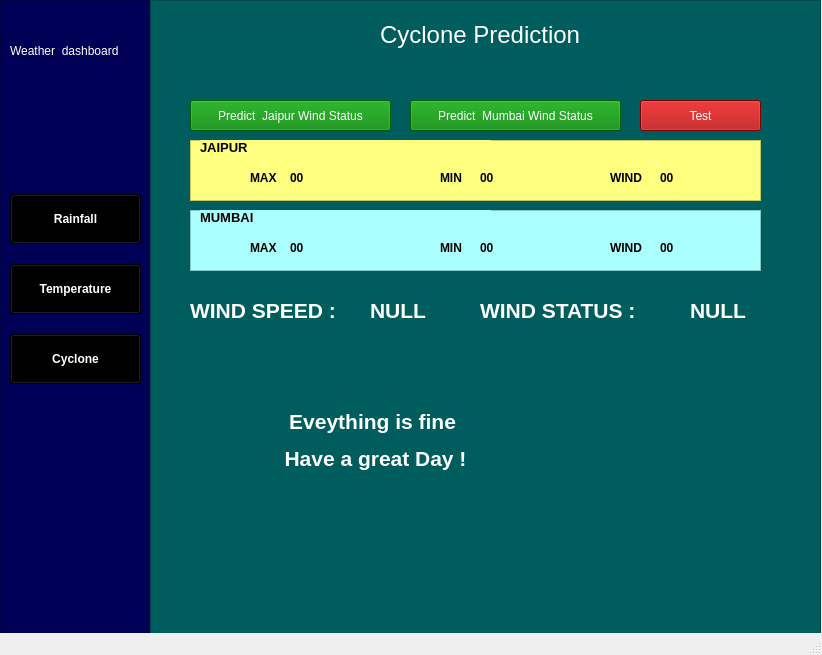
<?xml version="1.0" encoding="UTF-8"?>
<ui version="4.0">
 <class>MainWindow</class>
 <widget class="QMainWindow" name="MainWindow">
  <property name="geometry">
   <rect>
    <x>0</x>
    <y>0</y>
    <width>822</width>
    <height>655</height>
   </rect>
  </property>
  <property name="font">
   <font>
    <underline>false</underline>
   </font>
  </property>
  <property name="contextMenuPolicy">
   <enum>Qt::DefaultContextMenu</enum>
  </property>
  <property name="windowTitle">
   <string>MainWindow</string>
  </property>
  <widget class="QWidget" name="centralwidget">
   <widget class="QFrame" name="frame">
    <property name="geometry">
     <rect>
      <x>0</x>
      <y>0</y>
      <width>151</width>
      <height>641</height>
     </rect>
    </property>
    <property name="styleSheet">
     <string notr="true">background-color: rgb(0, 1, 86);
</string>
    </property>
    <property name="frameShape">
     <enum>QFrame::StyledPanel</enum>
    </property>
    <property name="frameShadow">
     <enum>QFrame::Raised</enum>
    </property>
    <widget class="QLabel" name="label_2">
     <property name="geometry">
      <rect>
       <x>40</x>
       <y>10</y>
       <width>71</width>
       <height>61</height>
      </rect>
     </property>
     <property name="styleSheet">
      <string notr="true"/>
     </property>
     <property name="text">
      <string/>
     </property>
     <property name="pixmap">
      <pixmap>images/logo2.png</pixmap>
     </property>
     <property name="scaledContents">
      <bool>true</bool>
     </property>
    </widget>
    <widget class="QLabel" name="label_3">
     <property name="geometry">
      <rect>
       <x>10</x>
       <y>40</y>
       <width>131</width>
       <height>21</height>
      </rect>
     </property>
     <property name="styleSheet">
      <string notr="true">color: rgb(255, 255, 255);
font: 700 10pt &quot;Segoe UI&quot;;</string>
     </property>
     <property name="text">
      <string>Weather  dashboard</string>
     </property>
    </widget>
   </widget>
   <widget class="QWidget" name="layoutWidget">
    <property name="geometry">
     <rect>
      <x>10</x>
      <y>180</y>
      <width>131</width>
      <height>220</height>
     </rect>
    </property>
    <layout class="QVBoxLayout" name="verticalLayout">
     <item>
      <widget class="QPushButton" name="pushButton">
       <property name="minimumSize">
        <size>
         <width>35</width>
         <height>50</height>
        </size>
       </property>
       <property name="font">
        <font>
         <bold>true</bold>
         <underline>false</underline>
        </font>
       </property>
       <property name="autoFillBackground">
        <bool>false</bool>
       </property>
       <property name="styleSheet">
        <string notr="true">background-color: rgb(0, 0, 0);
color: rgb(255, 255, 255);</string>
       </property>
       <property name="text">
        <string>Rainfall</string>
       </property>
      </widget>
     </item>
     <item>
      <widget class="QPushButton" name="pushButton_2">
       <property name="minimumSize">
        <size>
         <width>35</width>
         <height>50</height>
        </size>
       </property>
       <property name="font">
        <font>
         <bold>true</bold>
         <underline>false</underline>
        </font>
       </property>
       <property name="autoFillBackground">
        <bool>false</bool>
       </property>
       <property name="styleSheet">
        <string notr="true">background-color: rgb(0, 0, 0);
color: rgb(255, 255, 255);</string>
       </property>
       <property name="text">
        <string>Temperature</string>
       </property>
      </widget>
     </item>
     <item>
      <widget class="QPushButton" name="pushButton_4">
       <property name="minimumSize">
        <size>
         <width>35</width>
         <height>50</height>
        </size>
       </property>
       <property name="font">
        <font>
         <bold>true</bold>
         <underline>false</underline>
        </font>
       </property>
       <property name="autoFillBackground">
        <bool>false</bool>
       </property>
       <property name="styleSheet">
        <string notr="true">background-color: rgb(0, 0, 0);
color: rgb(255, 255, 255);</string>
       </property>
       <property name="text">
        <string>Cyclone</string>
       </property>
      </widget>
     </item>
    </layout>
   </widget>
   <widget class="QFrame" name="frame_2">
    <property name="geometry">
     <rect>
      <x>150</x>
      <y>0</y>
      <width>671</width>
      <height>641</height>
     </rect>
    </property>
    <property name="styleSheet">
     <string notr="true">background-color: rgb(0, 93, 93);
</string>
    </property>
    <property name="frameShape">
     <enum>QFrame::StyledPanel</enum>
    </property>
    <property name="frameShadow">
     <enum>QFrame::Raised</enum>
    </property>
    <widget class="QLabel" name="templabel">
     <property name="geometry">
      <rect>
       <x>230</x>
       <y>10</y>
       <width>251</width>
       <height>51</height>
      </rect>
     </property>
     <property name="styleSheet">
      <string notr="true">color: rgb(255, 255, 255);
font: 700 10pt &quot;Segoe UI&quot;;</string>
     </property>
     <property name="text">
      <string>&lt;html&gt;&lt;head/&gt;&lt;body&gt;&lt;p&gt;&lt;span style=&quot; font-size:18pt;&quot;&gt;Cyclone Prediction&lt;/span&gt;&lt;/p&gt;&lt;/body&gt;&lt;/html&gt;</string>
     </property>
    </widget>
    <widget class="QFrame" name="frame_4">
     <property name="geometry">
      <rect>
       <x>40</x>
       <y>140</y>
       <width>571</width>
       <height>61</height>
      </rect>
     </property>
     <property name="autoFillBackground">
      <bool>false</bool>
     </property>
     <property name="styleSheet">
      <string notr="true">background-color: rgb(255, 255, 127);</string>
     </property>
     <property name="frameShape">
      <enum>QFrame::StyledPanel</enum>
     </property>
     <property name="frameShadow">
      <enum>QFrame::Sunken</enum>
     </property>
     <widget class="QLabel" name="label_4">
      <property name="geometry">
       <rect>
        <x>10</x>
        <y>0</y>
        <width>291</width>
        <height>16</height>
       </rect>
      </property>
      <property name="text">
       <string>&lt;html&gt;&lt;head/&gt;&lt;body&gt;&lt;p&gt;&lt;span style=&quot; font-size:10pt; font-weight:700;&quot;&gt;JAIPUR&lt;/span&gt;&lt;/p&gt;&lt;/body&gt;&lt;/html&gt;</string>
      </property>
     </widget>
     <widget class="QLabel" name="label_14">
      <property name="geometry">
       <rect>
        <x>60</x>
        <y>30</y>
        <width>31</width>
        <height>16</height>
       </rect>
      </property>
      <property name="text">
       <string>&lt;html&gt;&lt;head/&gt;&lt;body&gt;&lt;p&gt;&lt;span style=&quot; font-weight:700;&quot;&gt;MAX&lt;/span&gt;&lt;/p&gt;&lt;/body&gt;&lt;/html&gt;</string>
      </property>
     </widget>
     <widget class="QLabel" name="label_15">
      <property name="geometry">
       <rect>
        <x>250</x>
        <y>30</y>
        <width>31</width>
        <height>16</height>
       </rect>
      </property>
      <property name="text">
       <string>&lt;html&gt;&lt;head/&gt;&lt;body&gt;&lt;p&gt;&lt;span style=&quot; font-weight:700;&quot;&gt;MIN&lt;/span&gt;&lt;/p&gt;&lt;/body&gt;&lt;/html&gt;</string>
      </property>
     </widget>
     <widget class="QLabel" name="label_16">
      <property name="geometry">
       <rect>
        <x>420</x>
        <y>30</y>
        <width>41</width>
        <height>16</height>
       </rect>
      </property>
      <property name="text">
       <string>&lt;html&gt;&lt;head/&gt;&lt;body&gt;&lt;p&gt;&lt;span style=&quot; font-weight:700;&quot;&gt;WIND&lt;/span&gt;&lt;/p&gt;&lt;/body&gt;&lt;/html&gt;</string>
      </property>
     </widget>
     <widget class="QLabel" name="jaipurmax">
      <property name="geometry">
       <rect>
        <x>100</x>
        <y>30</y>
        <width>71</width>
        <height>16</height>
       </rect>
      </property>
      <property name="text">
       <string>&lt;html&gt;&lt;head/&gt;&lt;body&gt;&lt;p&gt;&lt;span style=&quot; font-weight:700;&quot;&gt;00&lt;/span&gt;&lt;/p&gt;&lt;/body&gt;&lt;/html&gt;</string>
      </property>
     </widget>
     <widget class="QLabel" name="jaipurmin">
      <property name="geometry">
       <rect>
        <x>290</x>
        <y>30</y>
        <width>61</width>
        <height>16</height>
       </rect>
      </property>
      <property name="text">
       <string>&lt;html&gt;&lt;head/&gt;&lt;body&gt;&lt;p&gt;&lt;span style=&quot; font-weight:700;&quot;&gt;00&lt;/span&gt;&lt;/p&gt;&lt;/body&gt;&lt;/html&gt;</string>
      </property>
     </widget>
     <widget class="QLabel" name="jaipurhumidity">
      <property name="geometry">
       <rect>
        <x>470</x>
        <y>30</y>
        <width>41</width>
        <height>16</height>
       </rect>
      </property>
      <property name="text">
       <string>&lt;html&gt;&lt;head/&gt;&lt;body&gt;&lt;p&gt;&lt;span style=&quot; font-weight:700;&quot;&gt;00&lt;/span&gt;&lt;/p&gt;&lt;/body&gt;&lt;/html&gt;</string>
      </property>
     </widget>
    </widget>
    <widget class="QFrame" name="frame_5">
     <property name="geometry">
      <rect>
       <x>40</x>
       <y>210</y>
       <width>571</width>
       <height>61</height>
      </rect>
     </property>
     <property name="autoFillBackground">
      <bool>false</bool>
     </property>
     <property name="styleSheet">
      <string notr="true">background-color: rgb(170, 255, 255);</string>
     </property>
     <property name="frameShape">
      <enum>QFrame::StyledPanel</enum>
     </property>
     <property name="frameShadow">
      <enum>QFrame::Sunken</enum>
     </property>
     <widget class="QLabel" name="label_5">
      <property name="geometry">
       <rect>
        <x>10</x>
        <y>0</y>
        <width>291</width>
        <height>16</height>
       </rect>
      </property>
      <property name="text">
       <string>&lt;html&gt;&lt;head/&gt;&lt;body&gt;&lt;p&gt;&lt;span style=&quot; font-size:10pt; font-weight:700;&quot;&gt;MUMBAI&lt;/span&gt;&lt;/p&gt;&lt;/body&gt;&lt;/html&gt;</string>
      </property>
     </widget>
     <widget class="QLabel" name="label_17">
      <property name="geometry">
       <rect>
        <x>60</x>
        <y>30</y>
        <width>31</width>
        <height>16</height>
       </rect>
      </property>
      <property name="text">
       <string>&lt;html&gt;&lt;head/&gt;&lt;body&gt;&lt;p&gt;&lt;span style=&quot; font-weight:700;&quot;&gt;MAX&lt;/span&gt;&lt;/p&gt;&lt;/body&gt;&lt;/html&gt;</string>
      </property>
     </widget>
     <widget class="QLabel" name="label_18">
      <property name="geometry">
       <rect>
        <x>250</x>
        <y>30</y>
        <width>31</width>
        <height>16</height>
       </rect>
      </property>
      <property name="text">
       <string>&lt;html&gt;&lt;head/&gt;&lt;body&gt;&lt;p&gt;&lt;span style=&quot; font-weight:700;&quot;&gt;MIN&lt;/span&gt;&lt;/p&gt;&lt;/body&gt;&lt;/html&gt;</string>
      </property>
     </widget>
     <widget class="QLabel" name="label_19">
      <property name="geometry">
       <rect>
        <x>420</x>
        <y>30</y>
        <width>41</width>
        <height>16</height>
       </rect>
      </property>
      <property name="text">
       <string>&lt;html&gt;&lt;head/&gt;&lt;body&gt;&lt;p&gt;&lt;span style=&quot; font-weight:700;&quot;&gt;WIND&lt;/span&gt;&lt;/p&gt;&lt;/body&gt;&lt;/html&gt;</string>
      </property>
     </widget>
     <widget class="QLabel" name="mumbaimax">
      <property name="geometry">
       <rect>
        <x>100</x>
        <y>30</y>
        <width>61</width>
        <height>16</height>
       </rect>
      </property>
      <property name="text">
       <string>&lt;html&gt;&lt;head/&gt;&lt;body&gt;&lt;p&gt;&lt;span style=&quot; font-weight:700;&quot;&gt;00&lt;/span&gt;&lt;/p&gt;&lt;/body&gt;&lt;/html&gt;</string>
      </property>
     </widget>
     <widget class="QLabel" name="mumbaimin">
      <property name="geometry">
       <rect>
        <x>290</x>
        <y>30</y>
        <width>61</width>
        <height>16</height>
       </rect>
      </property>
      <property name="text">
       <string>&lt;html&gt;&lt;head/&gt;&lt;body&gt;&lt;p&gt;&lt;span style=&quot; font-weight:700;&quot;&gt;00&lt;/span&gt;&lt;/p&gt;&lt;/body&gt;&lt;/html&gt;</string>
      </property>
     </widget>
     <widget class="QLabel" name="mumbaihumidity">
      <property name="geometry">
       <rect>
        <x>470</x>
        <y>30</y>
        <width>41</width>
        <height>16</height>
       </rect>
      </property>
      <property name="text">
       <string>&lt;html&gt;&lt;head/&gt;&lt;body&gt;&lt;p&gt;&lt;span style=&quot; font-weight:700;&quot;&gt;00&lt;/span&gt;&lt;/p&gt;&lt;/body&gt;&lt;/html&gt;</string>
      </property>
     </widget>
    </widget>
    <widget class="QLabel" name="label">
     <property name="geometry">
      <rect>
       <x>330</x>
       <y>290</y>
       <width>161</width>
       <height>41</height>
      </rect>
     </property>
     <property name="text">
      <string>&lt;html&gt;&lt;head/&gt;&lt;body&gt;&lt;p&gt;&lt;span style=&quot; font-size:16pt; font-weight:700; color:#ffffff;&quot;&gt;WIND STATUS :&lt;/span&gt;&lt;/p&gt;&lt;/body&gt;&lt;/html&gt;</string>
     </property>
    </widget>
    <widget class="QLabel" name="windstatus">
     <property name="geometry">
      <rect>
       <x>540</x>
       <y>290</y>
       <width>111</width>
       <height>41</height>
      </rect>
     </property>
     <property name="text">
      <string>&lt;html&gt;&lt;head/&gt;&lt;body&gt;&lt;p&gt;&lt;span style=&quot; font-size:16pt; font-weight:700; color:#ffffff;&quot;&gt;NULL&lt;/span&gt;&lt;/p&gt;&lt;/body&gt;&lt;/html&gt;</string>
     </property>
    </widget>
    <widget class="QLabel" name="windspeed">
     <property name="geometry">
      <rect>
       <x>220</x>
       <y>290</y>
       <width>101</width>
       <height>41</height>
      </rect>
     </property>
     <property name="text">
      <string>&lt;html&gt;&lt;head/&gt;&lt;body&gt;&lt;p&gt;&lt;span style=&quot; font-size:16pt; font-weight:700; color:#ffffff;&quot;&gt;NULL&lt;/span&gt;&lt;/p&gt;&lt;/body&gt;&lt;/html&gt;</string>
     </property>
    </widget>
    <widget class="QLabel" name="label_8">
     <property name="geometry">
      <rect>
       <x>40</x>
       <y>290</y>
       <width>151</width>
       <height>41</height>
      </rect>
     </property>
     <property name="text">
      <string>&lt;html&gt;&lt;head/&gt;&lt;body&gt;&lt;p&gt;&lt;span style=&quot; font-size:16pt; font-weight:700; color:#ffffff;&quot;&gt;WIND SPEED :&lt;/span&gt;&lt;/p&gt;&lt;/body&gt;&lt;/html&gt;</string>
     </property>
    </widget>
    <widget class="QLabel" name="alert">
     <property name="geometry">
      <rect>
       <x>450</x>
       <y>390</y>
       <width>191</width>
       <height>131</height>
      </rect>
     </property>
     <property name="text">
      <string/>
     </property>
     <property name="pixmap">
      <pixmap>image/normalwind.png</pixmap>
     </property>
     <property name="scaledContents">
      <bool>true</bool>
     </property>
    </widget>
    <widget class="QPushButton" name="jaipurpredict">
     <property name="geometry">
      <rect>
       <x>40</x>
       <y>100</y>
       <width>201</width>
       <height>31</height>
      </rect>
     </property>
     <property name="styleSheet">
      <string notr="true">background-color: rgb(0, 130, 0);
font: 700 11pt &quot;Segoe UI&quot;;
color: rgb(255, 255, 255);</string>
     </property>
     <property name="text">
      <string>Predict  Jaipur Wind Status</string>
     </property>
    </widget>
    <widget class="QLabel" name="quotes">
     <property name="geometry">
      <rect>
       <x>50</x>
       <y>400</y>
       <width>351</width>
       <height>81</height>
      </rect>
     </property>
     <property name="text">
      <string>&lt;html&gt;&lt;head/&gt;&lt;body&gt;&lt;p align=&quot;center&quot;&gt;&lt;span style=&quot; font-size:16pt; font-weight:700; color:#ffffff;&quot;&gt;Eveything is fine &lt;/span&gt;&lt;/p&gt;&lt;p align=&quot;center&quot;&gt;&lt;span style=&quot; font-size:16pt; font-weight:700; color:#ffffff;&quot;&gt;Have a great Day !&lt;/span&gt;&lt;/p&gt;&lt;/body&gt;&lt;/html&gt;</string>
     </property>
    </widget>
    <widget class="QPushButton" name="test">
     <property name="geometry">
      <rect>
       <x>490</x>
       <y>100</y>
       <width>121</width>
       <height>31</height>
      </rect>
     </property>
     <property name="styleSheet">
      <string notr="true">background-color: rgb(170, 0, 0);
font: 700 14pt &quot;Segoe UI&quot;;
color: rgb(255, 255, 255);</string>
     </property>
     <property name="text">
      <string>Test</string>
     </property>
    </widget>
    <widget class="QPushButton" name="mumbaipredict">
     <property name="geometry">
      <rect>
       <x>260</x>
       <y>100</y>
       <width>211</width>
       <height>31</height>
      </rect>
     </property>
     <property name="styleSheet">
      <string notr="true">background-color: rgb(0, 130, 0);
font: 700 11pt &quot;Segoe UI&quot;;
color: rgb(255, 255, 255);</string>
     </property>
     <property name="text">
      <string>Predict  Mumbai Wind Status</string>
     </property>
    </widget>
   </widget>
  </widget>
  <widget class="QStatusBar" name="statusbar"/>
 </widget>
 <resources/>
 <connections/>
</ui>
